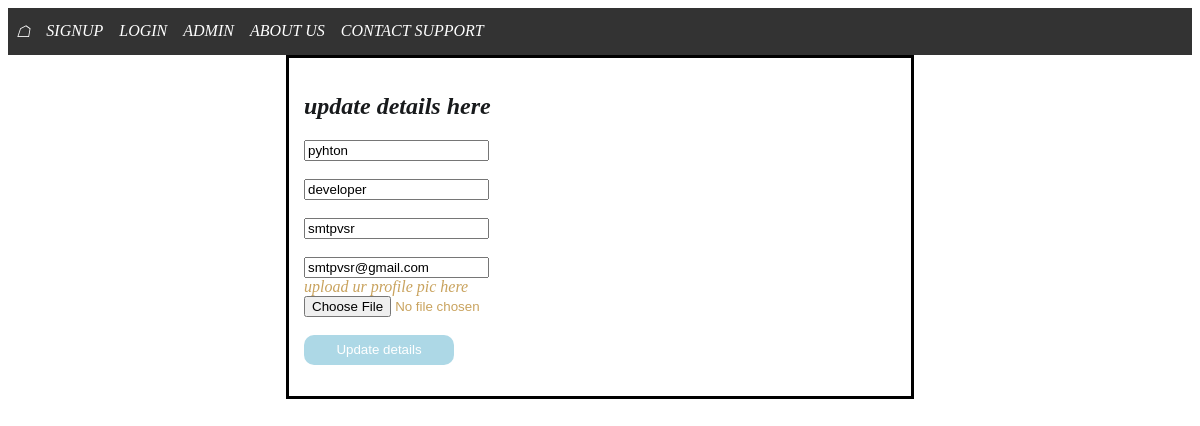
/editprofile/4, run on the app's committed database.
### app/models.py (models this page shows)
class User(AbstractUser):
    name = models.CharField(max_length=200, null=True)
    email = models.EmailField(unique=True, null=True)
    bio = models.TextField(null=True)
    dp = models.ImageField(null=True, default="avatar.svg")

### app/views.py (the view)
# urls.py: path('editprofile/<str:pk>',views.editprofile,name='editprofile'),
def editprofile(request,pk):
    user=User.objects.get(id=pk)
    if request.method == 'POST':
        user.first_name=request.POST['first_name']
        user.last_name=request.POST['last_name']
        user.username=request.POST['username']
        user.email=request.POST['email']
        if len(request.FILES)!=0:
            user.dp=request.FILES['image']
        user.save()
        s=str(user.id)
        messages.info(request,'profile updated')
        return redirect('/profile/'+s)
    else:
        return render(request,'app/editprofile.html',{'user':user})

### templates/app/editprofile.html (shortened to what this page needs)
{%extends 'main.html' %}
{% block content %}
<div  class = "center">
    <h2>update details here</h2>
    <div>
       <form action="" method="post" enctype="multipart/form-data" >
           <input type="text" name="first_name" placeholder="first_name" value="{{user.first_name}}"><br>
           <br>
           <input type="text" name="last_name" placeholder="last_name" value="{{user.last_name}}"><br>
           <br>
           <input type="text" name="username" placeholder="username" value="{{user.username}}"> <br>
           <br>
           <input type="text" name="email" placeholder="email field" value="{{user.email}}"><br>
           <label for=""> upload ur profile pic here</label> <br>
           <input type="file" name="image"> <br>
           <br>
           <button class="glow-on-hover" type="submit">Update details</button>
        </form>
    </div>
    </div>
{% endblock %}

### templates/main.html (style rules this page uses)
.glow-on-hover { width: 150px; height: 30px; border: none; outline: none; color: #fff; background:white; cursor: pointer; position: relative; z-index: 0; border-radius: 10px; }
.glow-on-hover:before { content: ''; background: linear-gradient(45deg, #ff0000, #ff7300, #fffb00, #48ff00, #00ffd5, #002bff, #7a00ff, #ff00c8, #ff0000); position: absolute; top: -2px; left:-2px; background-size: 400%; z-index: -1; filter: blur(5px); width: calc(100% + 4px); height: calc(100% + 4px); animation: glowing 20s linear infinite; opacity: 0; transition: opacity .3s ease-in-out; border-radius: 10px; }
.glow-on-hover:after { z-index: -1; content: ''; position: absolute; width: 100%; height: 100%; background:lightblue; left: 0; top: 0; border-radius: 10px; }
.center { color:rgb(24, 26, 28); margin: auto; width: 50%; border: 3px solid black; padding: 15px; align-items: "center"; }
form { font-style: italic; color:rgb(201, 163, 94); }
body { font-style: italic; background: white; color:wheat; }

### data on the page
User: first_name "pyhton", last_name "developer", username "smtpvsr", email "smtpvsr@gmail.com"
